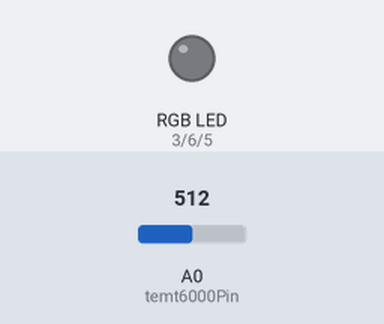
Bench run of a sketch on a simulated Arduino Uno, built with avr-gcc and run on an emulated ATmega328P. On the bench: an RGB LED mixed from three pins (HIGH = lit). The inputs (shaded band) are chosen by the test bench; at power-on: A0 (temt6000Pin) = 512. Dim RGB values are drawn brighter than linear; what the sketch prints to the serial monitor is not drawn.

Above: at 0.05 s.
At 5.15 s:
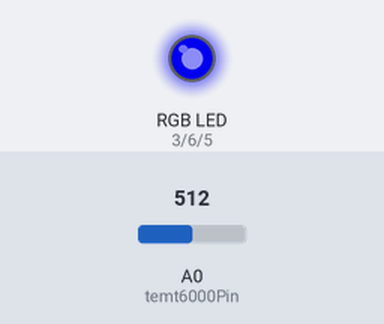
At 10.35 s:
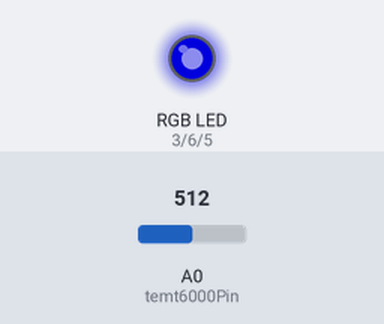
At 20.75 s:
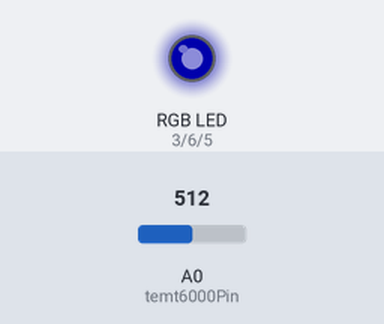
Timing chart, 0 to 33.2 s (numbered marks = the images above):
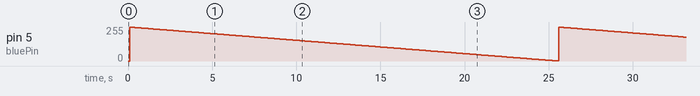

Measured:
- by itself, pin 5 (bluePin): ramps from 254/255 to 1/255 and jumps back, once every 25.5 s

The sketch:

Spectrometer.ino
```cpp
int temt6000Pin = 0;
int redPin= 3;
int greenPin = 6;
int bluePin = 5;
void setup() {

  Serial.begin(9600);
  pinMode(redPin, OUTPUT);
  pinMode(greenPin, OUTPUT);
  pinMode(bluePin, OUTPUT);
}
void loop() {


  int value = analogRead(temt6000Pin);
  Serial.println(value);

  delay(100); //only here to slow down the output so it is easier to read


//
//  for(int i=254;i>0;i=i-10)
//  {
//    for(int j=254;j>0;j=j-10)
//    {
      for(int k=254;k>0;k=k-1)
      {
          setColor(0,0, k); // Red Color
          delay(100);

      }
//    }
//  }
//setColor(100,100,100); // Red Color
}
void setColor(int redValue, int greenValue, int blueValue) {
  analogWrite(redPin, redValue);
  analogWrite(greenPin, greenValue);
  analogWrite(bluePin, blueValue);
}
```
